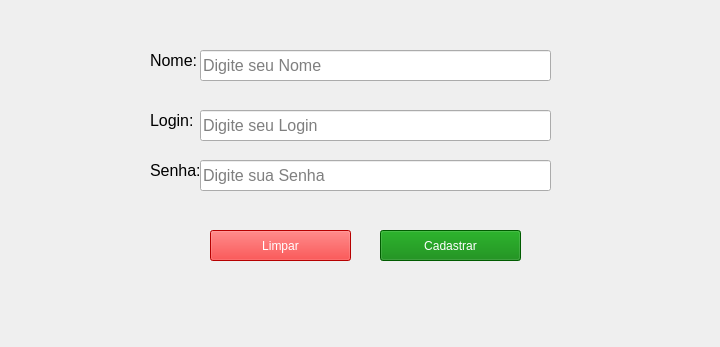
<?xml version="1.0" encoding="UTF-8"?>
<ui version="4.0">
 <class>Janela</class>
 <widget class="QMainWindow" name="Janela">
  <property name="geometry">
   <rect>
    <x>0</x>
    <y>0</y>
    <width>720</width>
    <height>347</height>
   </rect>
  </property>
  <property name="windowTitle">
   <string>Caixas de Texto</string>
  </property>
  <widget class="QWidget" name="centralwidget">
   <widget class="QLabel" name="lblNome">
    <property name="geometry">
     <rect>
      <x>150</x>
      <y>50</y>
      <width>51</width>
      <height>21</height>
     </rect>
    </property>
    <property name="text">
     <string>&lt;html&gt;&lt;head/&gt;&lt;body&gt;&lt;p&gt;&lt;span style=&quot; font-size:12pt;&quot;&gt;Nome:&lt;/span&gt;&lt;/p&gt;&lt;/body&gt;&lt;/html&gt;</string>
    </property>
   </widget>
   <widget class="QLabel" name="lblLogin">
    <property name="geometry">
     <rect>
      <x>150</x>
      <y>110</y>
      <width>51</width>
      <height>21</height>
     </rect>
    </property>
    <property name="text">
     <string>&lt;html&gt;&lt;head/&gt;&lt;body&gt;&lt;p&gt;&lt;span style=&quot; font-size:12pt;&quot;&gt;Login:&lt;/span&gt;&lt;/p&gt;&lt;/body&gt;&lt;/html&gt;</string>
    </property>
   </widget>
   <widget class="QLabel" name="lblSenha">
    <property name="geometry">
     <rect>
      <x>150</x>
      <y>160</y>
      <width>51</width>
      <height>21</height>
     </rect>
    </property>
    <property name="text">
     <string>&lt;html&gt;&lt;head/&gt;&lt;body&gt;&lt;p&gt;&lt;span style=&quot; font-size:12pt;&quot;&gt;Senha:&lt;/span&gt;&lt;/p&gt;&lt;/body&gt;&lt;/html&gt;</string>
    </property>
   </widget>
   <widget class="QPushButton" name="btnCadastrar">
    <property name="geometry">
     <rect>
      <x>380</x>
      <y>230</y>
      <width>141</width>
      <height>31</height>
     </rect>
    </property>
    <property name="cursor">
     <cursorShape>PointingHandCursor</cursorShape>
    </property>
    <property name="toolTip">
     <string>Cadastrar Dados</string>
    </property>
    <property name="styleSheet">
     <string notr="true">background-color:green;
color:white</string>
    </property>
    <property name="text">
     <string>Cadastrar</string>
    </property>
   </widget>
   <widget class="QPushButton" name="bntLimpar">
    <property name="geometry">
     <rect>
      <x>210</x>
      <y>230</y>
      <width>141</width>
      <height>31</height>
     </rect>
    </property>
    <property name="cursor">
     <cursorShape>PointingHandCursor</cursorShape>
    </property>
    <property name="acceptDrops">
     <bool>false</bool>
    </property>
    <property name="toolTip">
     <string>Limpar Campos</string>
    </property>
    <property name="styleSheet">
     <string notr="true">background-color:red;
color:white</string>
    </property>
    <property name="text">
     <string>Limpar</string>
    </property>
   </widget>
   <widget class="QLineEdit" name="txtNome">
    <property name="geometry">
     <rect>
      <x>200</x>
      <y>50</y>
      <width>351</width>
      <height>31</height>
     </rect>
    </property>
    <property name="font">
     <font>
      <pointsize>12</pointsize>
     </font>
    </property>
    <property name="toolTip">
     <string>Digite seu Nome</string>
    </property>
    <property name="maxLength">
     <number>30</number>
    </property>
    <property name="placeholderText">
     <string>Digite seu Nome</string>
    </property>
   </widget>
   <widget class="QLineEdit" name="txtLogin">
    <property name="geometry">
     <rect>
      <x>200</x>
      <y>110</y>
      <width>351</width>
      <height>31</height>
     </rect>
    </property>
    <property name="font">
     <font>
      <pointsize>12</pointsize>
     </font>
    </property>
    <property name="toolTip">
     <string>Digite seu Login</string>
    </property>
    <property name="maxLength">
     <number>15</number>
    </property>
    <property name="placeholderText">
     <string>Digite seu Login</string>
    </property>
   </widget>
   <widget class="QLineEdit" name="txtSenha">
    <property name="geometry">
     <rect>
      <x>200</x>
      <y>160</y>
      <width>351</width>
      <height>31</height>
     </rect>
    </property>
    <property name="font">
     <font>
      <pointsize>12</pointsize>
     </font>
    </property>
    <property name="toolTip">
     <string>Digite sua Senha</string>
    </property>
    <property name="inputMask">
     <string/>
    </property>
    <property name="maxLength">
     <number>32767</number>
    </property>
    <property name="echoMode">
     <enum>QLineEdit::Password</enum>
    </property>
    <property name="placeholderText">
     <string>Digite sua Senha</string>
    </property>
   </widget>
  </widget>
 </widget>
 <resources/>
 <connections/>
</ui>
